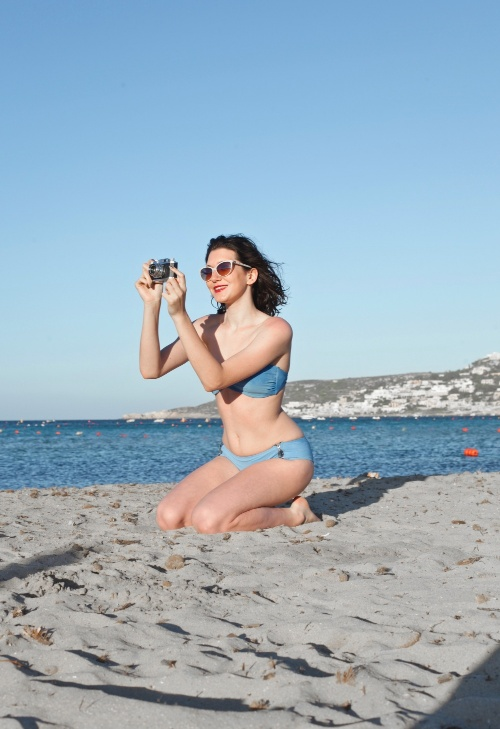
#> input picture Vinatge-Cam-Foto/foto-input/foto-6.jpg, 500 x 729 px
$ python 'Dreaming On.py'
#> lines starting #> are read from the running program, lines starting #| are printed output that depends on the picture
import cv2

# read image
input = cv2.imread('foto-input/foto-6.jpg')
#> input is the input picture: shape (729, 500, 3); mean B, G, R 189, 175.1, 155.3

# add texture
mask = cv2.imread('Texture/texture-dream.jpg')
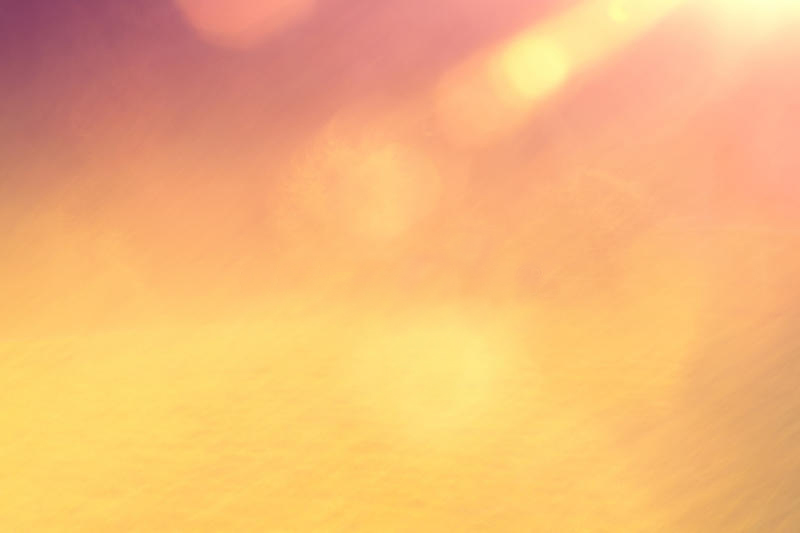
#> input picture Vinatge-Cam-Foto/Texture/texture-dream.jpg, 800 x 533 px
#> mask is the input picture: shape (533, 800, 3); mean B, G, R 118.8, 183.2, 244
mask_resized = cv2.resize(mask, (input.shape[1], input.shape[0]))
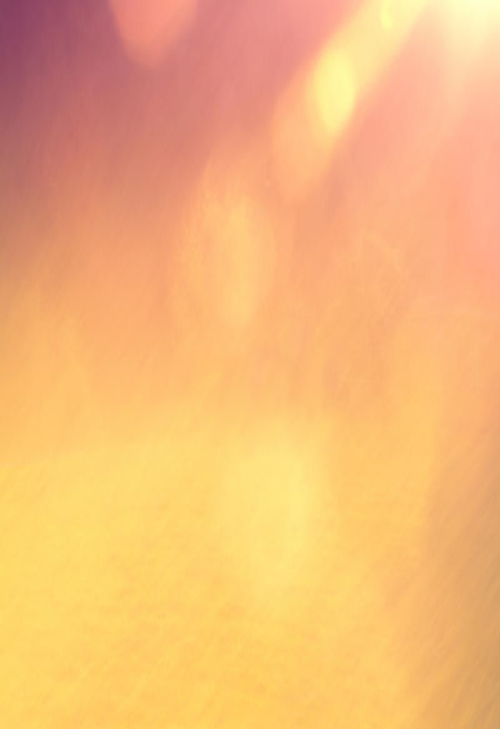
#> mask_resized: shape (729, 500, 3); mean B, G, R 118.7, 183.1, 244
output1 = cv2.addWeighted(input, 0.7, mask_resized, 0.6, 0)
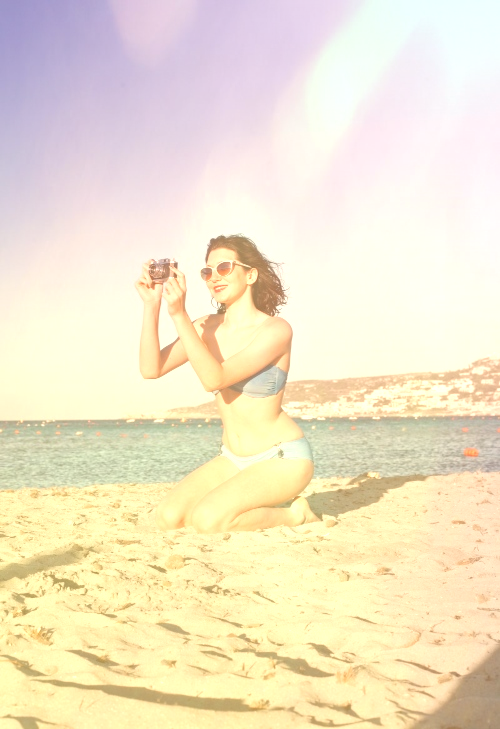
#> output1: shape (729, 500, 3); mean B, G, R 203.5, 231, 241.8
# mask1 = cv2.imread('Texture/texture-2.jpeg')
# mask_resized1 = cv2.resize(mask1, (dst.shape[1], dst.shape[0]))
# dst1 = cv2.addWeighted(dst, 0.7, mask_resized1, 0.1, 0)

# add texture
mask = cv2.imread('Texture/blu-texture.jpg')
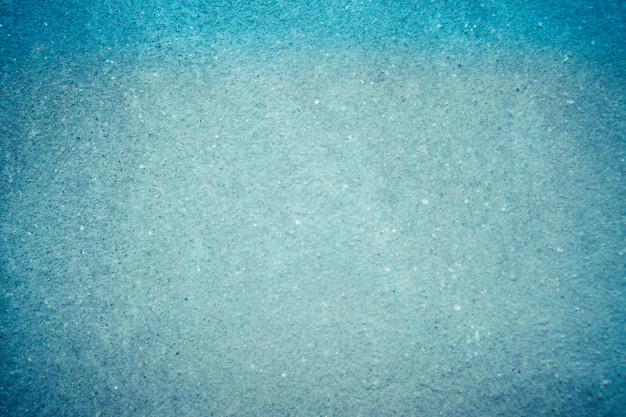
#> input picture Vinatge-Cam-Foto/Texture/blu-texture.jpg, 626 x 417 px
#> mask is the input picture: shape (417, 626, 3); mean B, G, R 181.1, 171.3, 108
mask_resized = cv2.resize(mask, (output1.shape[1], output1.shape[0]))
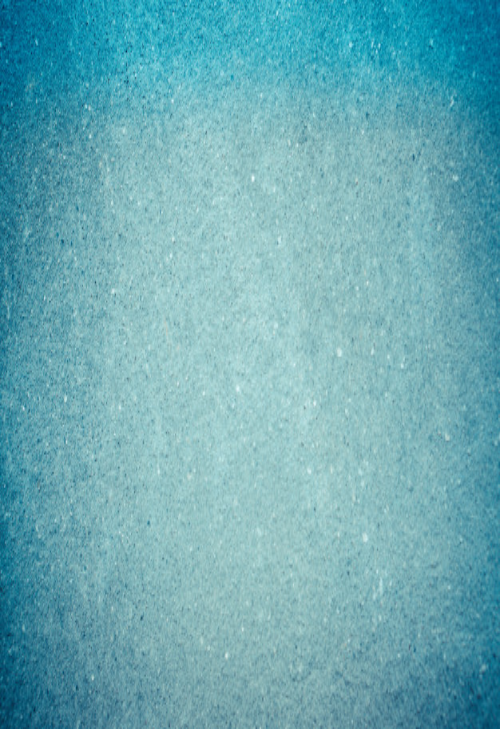
#> mask_resized: shape (729, 500, 3); mean B, G, R 181, 171.1, 107.8
output2 = cv2.addWeighted(output1, 0.7, mask_resized, 0.2, 0)
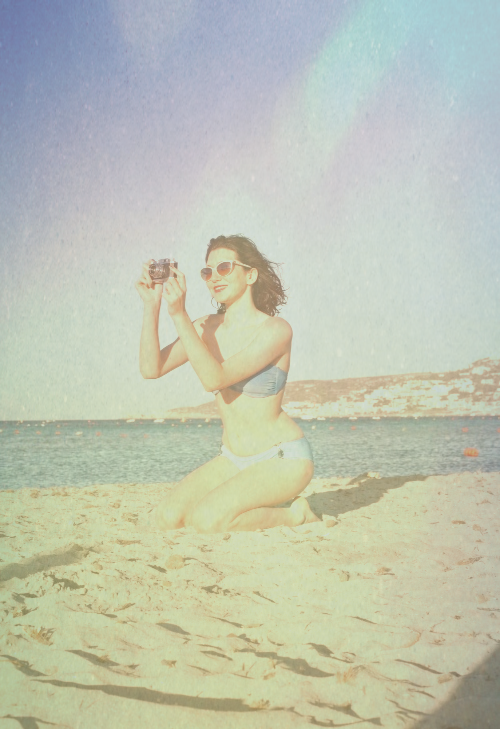
#> output2: shape (729, 500, 3); mean B, G, R 178.6, 195.9, 190.8

cv2.imshow('Dreaming On', output2)
cv2.waitKey(0)
cv2.imwrite("foto-output/dreaming-on.jpg",output2)
cv2.destroyAllWindows()
